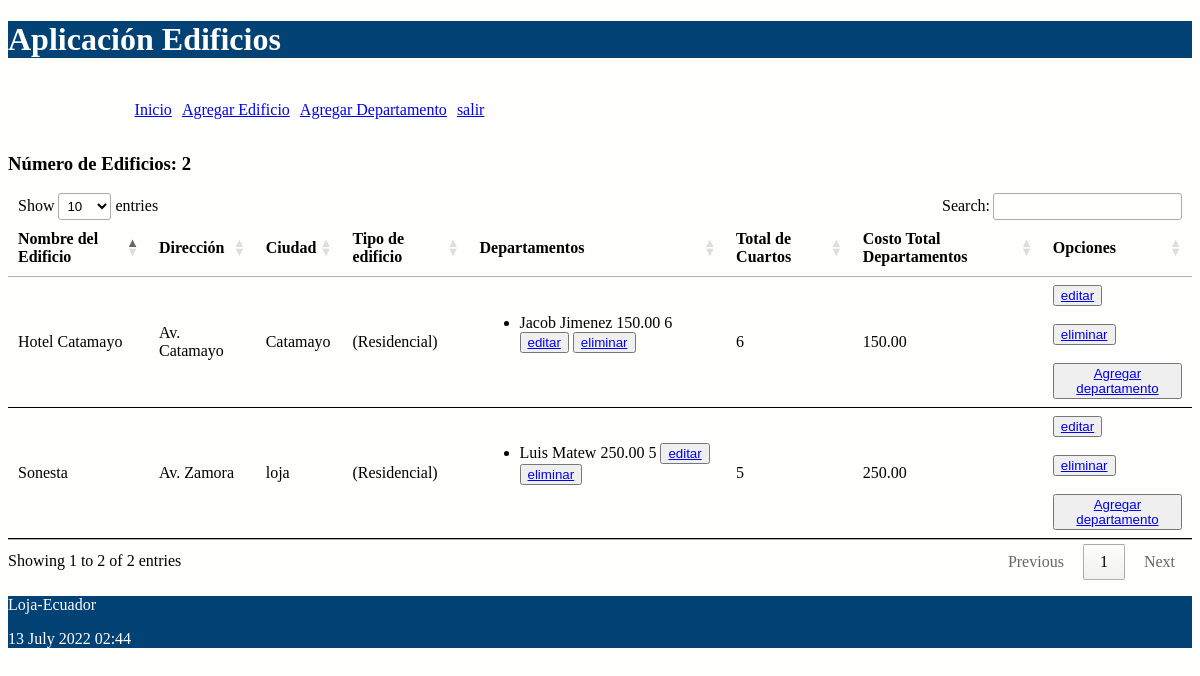
The app's page / (signed in) with its own data.
### departamentos/models.py (models this page shows, shortened)
class Edificio(models.Model):
    tipo_edificio = (
    ('(Residencial)','residencial'),
    ('(Comercial)','comercial')
    )
    nombre = models.CharField(max_length=30)
    direccion = models.CharField(max_length=30)
    ciudad = models.CharField(max_length=30)
    tipo = models.CharField(max_length=30, choices = tipo_edificio)
    def obtener_costo_departametos(self):
        valor = [d.costo_dep for d in self.departamentos.all()]
        valor = sum(valor)
        return valor
    def obtener_cant_cuartos(self):
        valor = [d.num_cuartos for d in self.departamentos.all()]
        valor = sum(valor)
        return valor

class Departamento(models.Model):
    nombre_prop = models.CharField(max_length=100)
    costo_dep = models.DecimalField(max_digits=100, decimal_places=2)
    num_cuartos = models.IntegerField()
    edificio = models.ForeignKey(Edificio, on_delete=models.CASCADE,
            related_name="departamentos")
    def __str__(self):
        return "%s %s %d" % (self.nombre_prop,
                self.costo_dep,
                self.num_cuartos)

### departamentos/views.py (the view)
# urls.py: path('', views.index, name='index'),
def index(request):
    edificios = Edificio.objects.all()
    informacion_template = {'edificios': edificios, 'numero_edificios': len(edificios)}
    return render(request, 'index.html', informacion_template)

### departamentos/templates/index.html (shortened to what this page needs)
{% extends "master.html" %}
{% block content %}
<br>
<br>
<br>
<h3>Número de Edificios: {{ numero_edificios}}</h3>
<table id="tabla_datos">
  <thead>
    <tr>
      <th>Nombre del Edificio</th>
      <th>Dirección</th>
      <th>Ciudad</th>
      <th>Tipo de edificio</th>
      <th>Departamentos</th>
      <th>Total de Cuartos</th>
      <th>Costo Total Departamentos</th>
      <th>Opciones</th>
    </tr>
  </thead>
  {% for e in edificios %}
  <tr>
    <td>{{e.nombre}}</td>
    <td>{{e.direccion}}</td>
    <td>{{e.ciudad}}</td>
    <td>{{e.tipo}}</td>
    <td>
      <ul>
        {% for d in e.departamentos.all %}
        <li>
          <span>
            {{d}}
            <button><a href="{% url 'editar_departamento' d.id %}">editar</a></button>
            <button><a href="{% url 'eliminar_dep' d.id %}"> eliminar</a></button>
          </span>
        </li>
        {% endfor %}
      </ul>
      <br/>
    </td>
    <span><td>{{ e.obtener_cant_cuartos }}</td></span>
    <span><td>{{e.obtener_costo_departametos}}</td></span>
    <td>
      <button><a href="{% url 'editar_edificio' e.id %}">editar</a></button> <br/>
      <br>
      <button><a href="{% url 'eliminar_edificio' e.id %}">eliminar</a></button> <br/>
      <br>
      <button><a href="{% url 'crear_departamento_edificio' e.id %}"> Agregar departamento</a></button>
    </td>
  </tr>
  {% endfor %}
</table>
{% endblock %}

### departamentos/static/css/estilos.css (style rules this page uses)
body { background: #FEFEFD; }
th, td { padding: 15px; border-bottom: 1px solid black; }

### records on screen
Edificio: nombre "Sonesta", direccion "Av. Zamora", ciudad "loja", tipo "(Residencial)", obtener_cant_cuartos "5", obtener_costo_departametos "250.00"
Departamento: nombre_prop+costo_dep+num_cuartos "Luis Matew 250.00 5"
Edificio: nombre "Hotel Catamayo", direccion "Av. Catamayo", ciudad "Catamayo", tipo "(Residencial)", obtener_cant_cuartos "6", obtener_costo_departametos "150.00"
Departamento: nombre_prop+costo_dep+num_cuartos "Jacob Jimenez 150.00 6"

### other values on screen
{{ numero_edificios }} "2"
